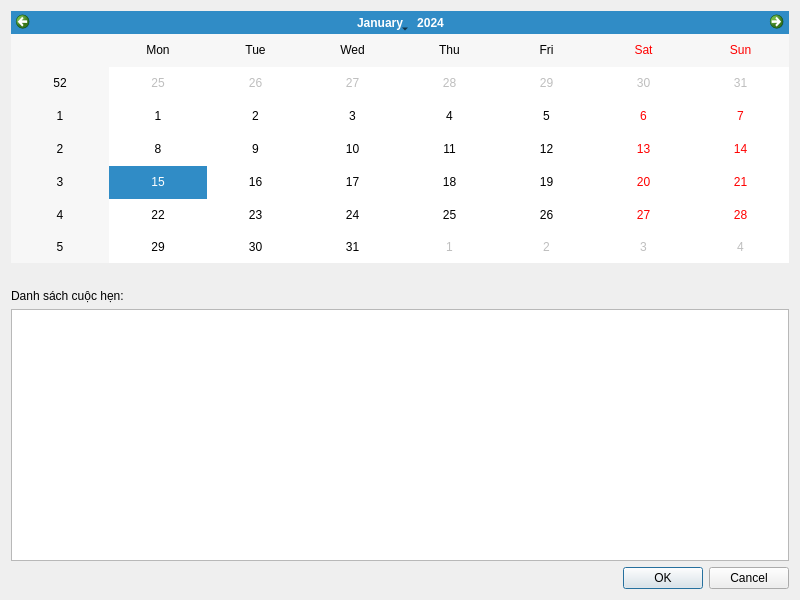
<?xml version="1.0" encoding="UTF-8"?>
<ui version="4.0">
 <class>MeetingCalendarViewer</class>
 <widget class="QDialog" name="MeetingCalendarViewer">
  <property name="geometry">
   <rect>
    <x>0</x>
    <y>0</y>
    <width>800</width>
    <height>600</height>
   </rect>
  </property>
  <property name="windowTitle">
   <string>Lịch hẹn</string>
  </property>
  <layout class="QVBoxLayout" name="verticalLayout">
   <item>
    <widget class="QCalendarWidget" name="calendarWidget"/>
   </item>
   <item>
    <widget class="QLabel" name="weekLabel">
     <property name="font">
      <font>
       <weight>75</weight>
       <bold>true</bold>
      </font>
     </property>
     <property name="text">
      <string/>
     </property>
    </widget>
   </item>
   <item>
    <widget class="QLabel" name="label">
     <property name="text">
      <string>Danh sách cuộc hẹn:</string>
     </property>
    </widget>
   </item>
   <item>
    <widget class="QListWidget" name="listWidget"/>
   </item>
   <item>
    <widget class="QDialogButtonBox" name="buttonBox">
     <property name="orientation">
      <enum>Qt::Horizontal</enum>
     </property>
     <property name="standardButtons">
      <set>QDialogButtonBox::Cancel|QDialogButtonBox::Ok</set>
     </property>
    </widget>
   </item>
  </layout>
 </widget>
 <resources/>
 <connections/>
</ui>
